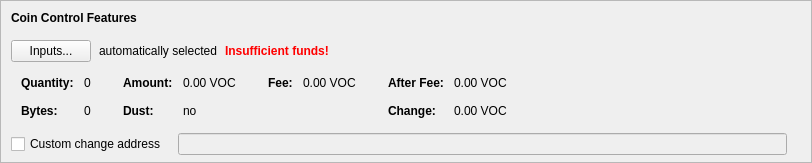
    <widget class="QFrame" name="frameCoinControl">
     <property name="sizePolicy">
      <sizepolicy hsizetype="Expanding" vsizetype="Expanding">
       <horstretch>0</horstretch>
       <verstretch>0</verstretch>
      </sizepolicy>
     </property>
     <property name="maximumSize">
      <size>
       <width>16777215</width>
       <height>16777215</height>
      </size>
     </property>
     <property name="frameShape">
      <enum>QFrame::StyledPanel</enum>
     </property>
     <property name="frameShadow">
      <enum>QFrame::Sunken</enum>
     </property>
     <layout class="QVBoxLayout" name="verticalLayoutCoinControl2">
      <property name="spacing">
       <number>0</number>
      </property>
      <property name="leftMargin">
       <number>0</number>
      </property>
      <property name="topMargin">
       <number>0</number>
      </property>
      <property name="rightMargin">
       <number>0</number>
      </property>
      <property name="bottomMargin">
       <number>6</number>
      </property>
      <item>
       <layout class="QVBoxLayout" name="verticalLayoutCoinControl" stretch="0,0,0,0,1">
        <property name="spacing">
         <number>0</number>
        </property>
        <property name="leftMargin">
         <number>10</number>
        </property>
        <property name="topMargin">
         <number>10</number>
        </property>
        <item>
         <layout class="QHBoxLayout" name="horizontalLayoutCoinControl1">
          <property name="bottomMargin">
           <number>15</number>
          </property>
          <item>
           <widget class="QLabel" name="labelCoinControlFeatures">
            <property name="sizePolicy">
             <sizepolicy hsizetype="Preferred" vsizetype="Maximum">
              <horstretch>0</horstretch>
              <verstretch>0</verstretch>
             </sizepolicy>
            </property>
            <property name="font">
             <font>
              <weight>75</weight>
              <bold>true</bold>
             </font>
            </property>
            <property name="styleSheet">
             <string notr="true">font-weight:bold;</string>
            </property>
            <property name="text">
             <string>Coin Control Features</string>
            </property>
           </widget>
          </item>
         </layout>
        </item>
        <item>
         <layout class="QHBoxLayout" name="horizontalLayoutCoinControl2" stretch="0,0,0,0">
          <property name="spacing">
           <number>8</number>
          </property>
          <property name="bottomMargin">
           <number>10</number>
          </property>
          <item>
           <widget class="QPushButton" name="pushButtonCoinControl">
            <property name="styleSheet">
             <string notr="true"/>
            </property>
            <property name="text">
             <string>Inputs...</string>
            </property>
            <property name="autoDefault">
             <bool>false</bool>
            </property>
           </widget>
          </item>
          <item>
           <widget class="QLabel" name="labelCoinControlAutomaticallySelected">
            <property name="text">
             <string>automatically selected</string>
            </property>
            <property name="margin">
             <number>5</number>
            </property>
           </widget>
          </item>
          <item>
           <widget class="QLabel" name="labelCoinControlInsuffFunds">
            <property name="font">
             <font>
              <weight>75</weight>
              <bold>true</bold>
             </font>
            </property>
            <property name="styleSheet">
             <string notr="true">color:red;font-weight:bold;</string>
            </property>
            <property name="text">
             <string>Insufficient funds!</string>
            </property>
            <property name="margin">
             <number>5</number>
            </property>
           </widget>
          </item>
          <item>
           <spacer name="horizontalSpacerCoinControl">
            <property name="orientation">
             <enum>Qt::Horizontal</enum>
            </property>
            <property name="sizeHint" stdset="0">
             <size>
              <width>40</width>
              <height>1</height>
             </size>
            </property>
           </spacer>
          </item>
         </layout>
        </item>
        <item>
         <widget class="QWidget" name="widgetCoinControl" native="true">
          <property name="sizePolicy">
           <sizepolicy hsizetype="Preferred" vsizetype="Preferred">
            <horstretch>0</horstretch>
            <verstretch>0</verstretch>
           </sizepolicy>
          </property>
          <property name="minimumSize">
           <size>
            <width>0</width>
            <height>0</height>
           </size>
          </property>
          <property name="styleSheet">
           <string notr="true"/>
          </property>
          <layout class="QHBoxLayout" name="horizontalLayoutCoinControl5">
           <property name="leftMargin">
            <number>0</number>
           </property>
           <property name="topMargin">
            <number>0</number>
           </property>
           <property name="rightMargin">
            <number>0</number>
           </property>
           <property name="bottomMargin">
            <number>0</number>
           </property>
           <item>
            <layout class="QHBoxLayout" name="horizontalLayoutCoinControl3" stretch="0,0,0,1">
             <property name="spacing">
              <number>20</number>
             </property>
             <property name="topMargin">
              <number>0</number>
             </property>
             <property name="bottomMargin">
              <number>10</number>
             </property>
             <item>
              <layout class="QFormLayout" name="formLayoutCoinControl1">
               <property name="horizontalSpacing">
                <number>10</number>
               </property>
               <property name="verticalSpacing">
                <number>14</number>
               </property>
               <property name="leftMargin">
                <number>10</number>
               </property>
               <property name="topMargin">
                <number>4</number>
               </property>
               <property name="rightMargin">
                <number>6</number>
               </property>
               <item row="0" column="0">
                <widget class="QLabel" name="labelCoinControlQuantityText">
                 <property name="font">
                  <font>
                   <weight>75</weight>
                   <bold>true</bold>
                  </font>
                 </property>
                 <property name="text">
                  <string>Quantity:</string>
                 </property>
                 <property name="margin">
                  <number>0</number>
                 </property>
                </widget>
               </item>
               <item row="0" column="1">
                <widget class="QLabel" name="labelCoinControlQuantity">
                 <property name="cursor">
                  <cursorShape>IBeamCursor</cursorShape>
                 </property>
                 <property name="contextMenuPolicy">
                  <enum>Qt::ActionsContextMenu</enum>
                 </property>
                 <property name="text">
                  <string notr="true">0</string>
                 </property>
                 <property name="margin">
                  <number>0</number>
                 </property>
                 <property name="textInteractionFlags">
                  <set>Qt::LinksAccessibleByMouse|Qt::TextSelectableByKeyboard|Qt::TextSelectableByMouse</set>
                 </property>
                </widget>
               </item>
               <item row="1" column="0">
                <widget class="QLabel" name="labelCoinControlBytesText">
                 <property name="font">
                  <font>
                   <weight>75</weight>
                   <bold>true</bold>
                  </font>
                 </property>
                 <property name="text">
                  <string>Bytes:</string>
                 </property>
                </widget>
               </item>
               <item row="1" column="1">
                <widget class="QLabel" name="labelCoinControlBytes">
                 <property name="cursor">
                  <cursorShape>IBeamCursor</cursorShape>
                 </property>
                 <property name="contextMenuPolicy">
                  <enum>Qt::ActionsContextMenu</enum>
                 </property>
                 <property name="text">
                  <string notr="true">0</string>
                 </property>
                 <property name="textInteractionFlags">
                  <set>Qt::LinksAccessibleByMouse|Qt::TextSelectableByKeyboard|Qt::TextSelectableByMouse</set>
                 </property>
                </widget>
               </item>
              </layout>
             </item>
             <item>
              <layout class="QFormLayout" name="formLayoutCoinControl2">
               <property name="horizontalSpacing">
                <number>10</number>
               </property>
               <property name="verticalSpacing">
                <number>14</number>
               </property>
               <property name="leftMargin">
                <number>6</number>
               </property>
               <property name="topMargin">
                <number>4</number>
               </property>
               <property name="rightMargin">
                <number>6</number>
               </property>
               <item row="0" column="0">
                <widget class="QLabel" name="labelCoinControlAmountText">
                 <property name="font">
                  <font>
                   <weight>75</weight>
                   <bold>true</bold>
                  </font>
                 </property>
                 <property name="text">
                  <string>Amount:</string>
                 </property>
                 <property name="margin">
                  <number>0</number>
                 </property>
                </widget>
               </item>
               <item row="0" column="1">
                <widget class="QLabel" name="labelCoinControlAmount">
                 <property name="cursor">
                  <cursorShape>IBeamCursor</cursorShape>
                 </property>
                 <property name="contextMenuPolicy">
                  <enum>Qt::ActionsContextMenu</enum>
                 </property>
                 <property name="text">
                  <string notr="true">0.00 VOC</string>
                 </property>
                 <property name="textInteractionFlags">
                  <set>Qt::LinksAccessibleByMouse|Qt::TextSelectableByKeyboard|Qt::TextSelectableByMouse</set>
                 </property>
                </widget>
               </item>
               <item row="1" column="0">
                <widget class="QLabel" name="labelCoinControlLowOutputText">
                 <property name="font">
                  <font>
                   <weight>75</weight>
                   <bold>true</bold>
                  </font>
                 </property>
                 <property name="text">
                  <string>Dust:</string>
                 </property>
                </widget>
               </item>
               <item row="1" column="1">
                <widget class="QLabel" name="labelCoinControlLowOutput">
                 <property name="cursor">
                  <cursorShape>IBeamCursor</cursorShape>
                 </property>
                 <property name="contextMenuPolicy">
                  <enum>Qt::ActionsContextMenu</enum>
                 </property>
                 <property name="text">
                  <string notr="true">no</string>
                 </property>
                 <property name="textInteractionFlags">
                  <set>Qt::LinksAccessibleByMouse|Qt::TextSelectableByKeyboard|Qt::TextSelectableByMouse</set>
                 </property>
                </widget>
               </item>
              </layout>
             </item>
             <item>
              <layout class="QFormLayout" name="formLayoutCoinControl3">
               <property name="horizontalSpacing">
                <number>10</number>
               </property>
               <property name="verticalSpacing">
                <number>14</number>
               </property>
               <property name="leftMargin">
                <number>6</number>
               </property>
               <property name="topMargin">
                <number>4</number>
               </property>
               <property name="rightMargin">
                <number>6</number>
               </property>
               <item row="0" column="0">
                <widget class="QLabel" name="labelCoinControlFeeText">
                 <property name="font">
                  <font>
                   <weight>75</weight>
                   <bold>true</bold>
                  </font>
                 </property>
                 <property name="text">
                  <string>Fee:</string>
                 </property>
                 <property name="margin">
                  <number>0</number>
                 </property>
                </widget>
               </item>
               <item row="0" column="1">
                <widget class="QLabel" name="labelCoinControlFee">
                 <property name="cursor">
                  <cursorShape>IBeamCursor</cursorShape>
                 </property>
                 <property name="contextMenuPolicy">
                  <enum>Qt::ActionsContextMenu</enum>
                 </property>
                 <property name="text">
                  <string notr="true">0.00 VOC</string>
                 </property>
                 <property name="textInteractionFlags">
                  <set>Qt::LinksAccessibleByMouse|Qt::TextSelectableByKeyboard|Qt::TextSelectableByMouse</set>
                 </property>
                </widget>
               </item>
              </layout>
             </item>
             <item>
              <layout class="QFormLayout" name="formLayoutCoinControl4">
               <property name="horizontalSpacing">
                <number>10</number>
               </property>
               <property name="verticalSpacing">
                <number>14</number>
               </property>
               <property name="leftMargin">
                <number>6</number>
               </property>
               <property name="topMargin">
                <number>4</number>
               </property>
               <property name="rightMargin">
                <number>6</number>
               </property>
               <item row="0" column="0">
                <widget class="QLabel" name="labelCoinControlAfterFeeText">
                 <property name="font">
                  <font>
                   <weight>75</weight>
                   <bold>true</bold>
                  </font>
                 </property>
                 <property name="text">
                  <string>After Fee:</string>
                 </property>
                 <property name="margin">
                  <number>0</number>
                 </property>
                </widget>
               </item>
               <item row="0" column="1">
                <widget class="QLabel" name="labelCoinControlAfterFee">
                 <property name="cursor">
                  <cursorShape>IBeamCursor</cursorShape>
                 </property>
                 <property name="contextMenuPolicy">
                  <enum>Qt::ActionsContextMenu</enum>
                 </property>
                 <property name="text">
                  <string notr="true">0.00 VOC</string>
                 </property>
                 <property name="textInteractionFlags">
                  <set>Qt::LinksAccessibleByMouse|Qt::TextSelectableByKeyboard|Qt::TextSelectableByMouse</set>
                 </property>
                </widget>
               </item>
               <item row="1" column="0">
                <widget class="QLabel" name="labelCoinControlChangeText">
                 <property name="font">
                  <font>
                   <weight>75</weight>
                   <bold>true</bold>
                  </font>
                 </property>
                 <property name="text">
                  <string>Change:</string>
                 </property>
                </widget>
               </item>
               <item row="1" column="1">
                <widget class="QLabel" name="labelCoinControlChange">
                 <property name="cursor">
                  <cursorShape>IBeamCursor</cursorShape>
                 </property>
                 <property name="contextMenuPolicy">
                  <enum>Qt::ActionsContextMenu</enum>
                 </property>
                 <property name="text">
                  <string notr="true">0.00 VOC</string>
                 </property>
                 <property name="textInteractionFlags">
                  <set>Qt::LinksAccessibleByMouse|Qt::TextSelectableByKeyboard|Qt::TextSelectableByMouse</set>
                 </property>
                </widget>
               </item>
              </layout>
             </item>
            </layout>
           </item>
          </layout>
         </widget>
        </item>
        <item>
         <layout class="QHBoxLayout" name="horizontalLayoutCoinControl4" stretch="0,0,0">
          <property name="spacing">
           <number>12</number>
          </property>
          <property name="sizeConstraint">
           <enum>QLayout::SetDefaultConstraint</enum>
          </property>
          <property name="topMargin">
           <number>5</number>
          </property>
          <property name="rightMargin">
           <number>5</number>
          </property>
          <item>
           <widget class="QCheckBox" name="checkBoxCoinControlChange">
            <property name="toolTip">
             <string>If this is activated, but the change address is empty or invalid, change will be sent to a newly generated address.</string>
            </property>
            <property name="text">
             <string>Custom change address</string>
            </property>
           </widget>
          </item>
          <item>
           <widget class="QValidatedLineEdit" name="lineEditCoinControlChange">
            <property name="enabled">
             <bool>false</bool>
            </property>
            <property name="sizePolicy">
             <sizepolicy hsizetype="Expanding" vsizetype="Fixed">
              <horstretch>0</horstretch>
              <verstretch>0</verstretch>
             </sizepolicy>
            </property>
           </widget>
          </item>
          <item>
           <widget class="QLabel" name="labelCoinControlChangeLabel">
            <property name="sizePolicy">
             <sizepolicy hsizetype="Preferred" vsizetype="Expanding">
              <horstretch>0</horstretch>
              <verstretch>0</verstretch>
             </sizepolicy>
            </property>
            <property name="minimumSize">
             <size>
              <width>0</width>
              <height>0</height>
             </size>
            </property>
            <property name="text">
             <string/>
            </property>
            <property name="margin">
             <number>3</number>
            </property>
           </widget>
          </item>
         </layout>
        </item>
        <item>
         <spacer name="verticalSpacerCoinControl">
          <property name="orientation">
           <enum>Qt::Vertical</enum>
          </property>
          <property name="sizeHint" stdset="0">
           <size>
            <width>800</width>
            <height>1</height>
           </size>
          </property>
         </spacer>
        </item>
       </layout>
      </item>
     </layout>
    </widget>
